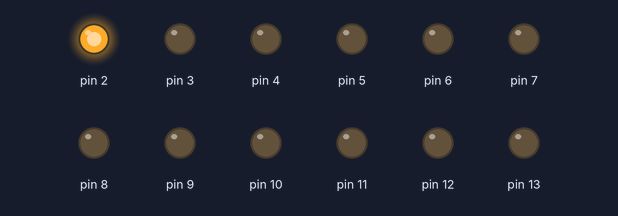
Recording of a sketch running on a simulated Arduino Uno, built with avr-gcc and run on an emulated ATmega328P. Shown: output pins drawn as LEDs (lit = HIGH).

Above: at 0.1 s.
At 0.7 s:
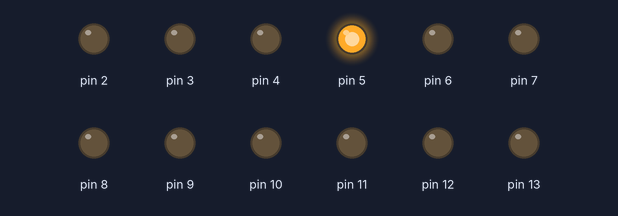
At 1.3 s:
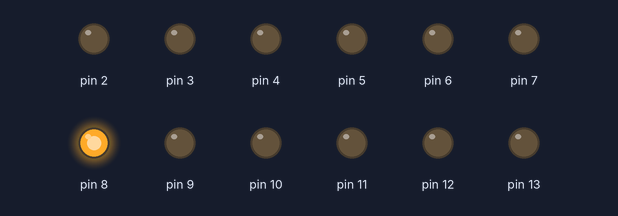
At 2.7 s:
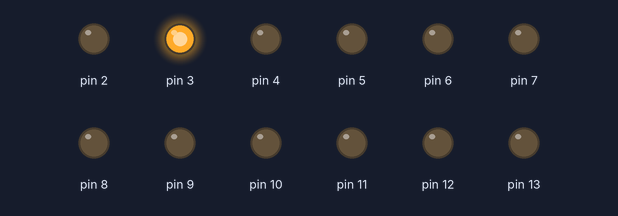
At 3.9 s:
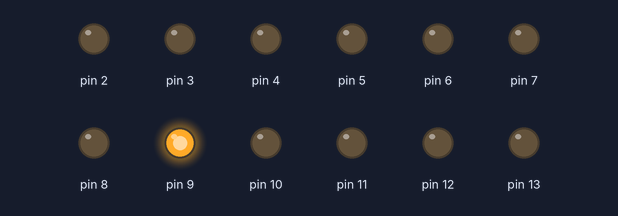
At 5.3 s:
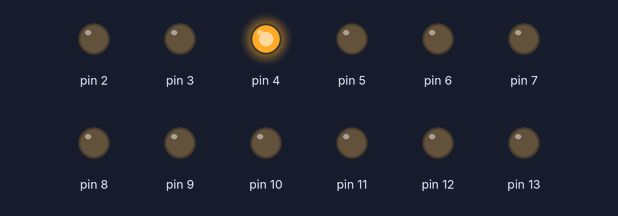
Timing chart, 0 to 5.6 s (numbered marks = the images above):
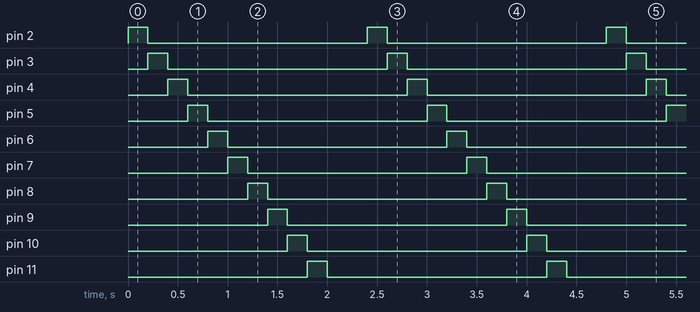

The sketch:

Test_Actuator.ino
```cpp
void setup() {
  // initialize digital pin 13 as an output.
  for(int i=2;i<14;i++)
    pinMode(i, OUTPUT);
}

// the loop function runs over and over again forever
void loop() {
//  digitalWrite(2, HIGH);
  for(int i=2;i<14;i++)
  {
    digitalWrite(i, HIGH);
    for(int j=2;j<14;j++)
    {
      if(j!=i)
        digitalWrite(j, LOW);
    }
    delay(200);
  }
}
```

Measured:
- by itself, pin 2–13: alternates HIGH for 0.20 s and LOW for 2.2 s
- by itself, everything shown: repeats every 2.4 s, in 12 steps
